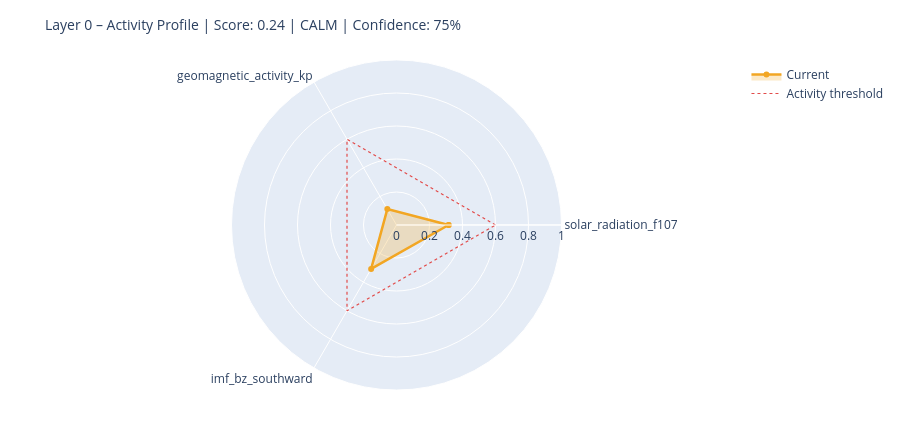

Write notebook code for a chart like this one.
### Markdown cell above
---
## 6. State Assessment & Handoff to Layer 1

### Code cell
# ============================================================
# STEP 1 – Collect raw values with source modes
# Mode: 'primary' | 'fallback_3h' | 'last_valid' | 'missing'
# ============================================================

def safe_last(df, col):
    if df is None or col not in df.columns: return None
    s = df[col].dropna()
    return float(s.iloc[-1]) if not s.empty else None

f107_now = safe_last(df_f107, 'f10.7')
bz_now   = safe_last(df_mag,  'bz_gsm')
kp_now   = safe_last(df_kp,   'kp')
sw_now   = safe_last(df_sw,   'speed')

source_modes = {
    'F10.7':    'primary'  if f107_now is not None else 'missing',
    'Kp':       'primary'  if kp_now   is not None else 'missing',
    'IMF_Bz':   'primary'  if bz_now   is not None else 'missing',
    'SW_speed': 'primary'  if sw_now   is not None else 'missing',
}

# Kp Fallback – 3h endpoint
if kp_now is None:
    try:
        r = requests.get(
            'https://services.swpc.noaa.gov/json/noaa-planetary-k-index.json',
            timeout=10)
        r.raise_for_status()
        fb = pd.DataFrame(r.json())
        tc = next((c for c in fb.columns if 'time' in c.lower()), fb.columns[0])
        kc = next((c for c in fb.columns if 'kp' in c.lower() and c != tc), None)
        if kc:
            fb[kc] = fb[kc].astype(str).str.extract(r'([0-9]+(?:\.[0-9]*)?)')[0]
            fb[kc] = pd.to_numeric(fb[kc], errors='coerce')
            fb = fb[fb[kc] >= 0].dropna(subset=[kc])
            if not fb.empty:
                kp_now = float(fb[kc].iloc[-1])
                source_modes['Kp'] = 'fallback_3h'
                print(f'  Kp fallback (3h): {kp_now:.1f}')
    except Exception as e:
        print(f'  Kp fallback failed: {e}')

# Solar Wind Fallback – last valid value
if sw_now is None and df_sw is not None and 'speed' in df_sw.columns:
    s = df_sw['speed'].dropna()
    if not s.empty:
        sw_now = float(s.iloc[-1])
        source_modes['SW_speed'] = 'last_valid'
        print(f'  SW fallback (last_valid): {sw_now:.0f} km/s')

print()
print('Source modes:', source_modes)

# ============================================================
# STEP 2 – Score from available components only
# ============================================================

def norm(v, lo, hi):
    if v is None: return None
    return max(0.0, min(1.0, (v - lo) / (hi - lo)))

COMPONENTS = {
    'solar_radiation_f107':    (f107_now, norm(f107_now, 60, 250)),
    'geomagnetic_activity_kp': (kp_now,   norm(kp_now,   0,   9)),
    'imf_bz_southward':        (bz_now,   norm(-(bz_now or 0) if bz_now else None, -5, 30)
                                           if bz_now is not None else None),
    'solar_wind_speed':        (sw_now,   norm(sw_now, 300, 800)),
}

available   = {k: v[1] for k, v in COMPONENTS.items() if v[1] is not None}
unavailable = [k for k, v in COMPONENTS.items() if v[1] is None]

layer0_score = round(sum(available.values()) / len(available), 4) if available else None
confidence   = round(len(available) / len(COMPONENTS), 2)

level = ('unknown'  if layer0_score is None
         else 'calm'     if layer0_score < 0.3
         else 'moderate' if layer0_score < 0.6
         else 'active')

# ============================================================
# STEP 3 – Dominant Driver
# ============================================================

def dominant_driver(kp, f107, bz, sw):
    candidates = []
    if kp   is not None and kp   >= 4:   candidates.append(('geomagnetic',    kp / 9))
    if sw   is not None and sw   >= 500:  candidates.append(('solar_wind',     sw / 800))
    if bz   is not None and bz   <= -5:   candidates.append(('imf_southward',  abs(bz) / 30))
    if f107 is not None and f107 >= 150:  candidates.append(('solar_radiation',f107 / 250))
    return max(candidates, key=lambda x: x[1])[0] if candidates else 'none'

driver = dominant_driver(kp_now, f107_now, bz_now, sw_now)

# ============================================================
# STEP 4 – Downstream expectations
# ============================================================

def downstream_expectation(driver, score, kp, bz, f107):
    exp = {
        'magnetosphere':        'calm',
        'ionosphere':           'calm',
        'schumann_resonance':   'unchanged',
        'lithosphere_currents': 'low',
    }
    if driver == 'geomagnetic' or (kp and kp >= 5):
        exp['magnetosphere']        = 'compressed / storm'
        exp['ionosphere']           = 'elevated disturbance (TEC variability)'
        exp['schumann_resonance']   = 'elevated amplitude possible'
        exp['lithosphere_currents'] = 'elevated induction currents'
    elif driver == 'imf_southward' or (bz and bz <= -5):
        exp['magnetosphere']        = 'energy coupling active'
        exp['ionosphere']           = 'elevated electron density possible'
        exp['schumann_resonance']   = 'slight modulation possible'
    elif driver == 'solar_radiation' or (f107 and f107 >= 150):
        exp['ionosphere']           = 'elevated ionization (F-layer)'
        exp['schumann_resonance']   = 'slightly elevated background activity'
    return exp

downstream = downstream_expectation(driver, layer0_score, kp_now, bz_now, f107_now)

# ============================================================
# CONSOLE OUTPUT
# ============================================================

W = 58
print('=' * W)
print('LAYER 0 – STATE ASSESSMENT')
print('=' * W)
for name, (raw_v, score_v) in COMPONENTS.items():
    if score_v is not None:
        bar = '█' * int(score_v * 20) + '░' * (20 - int(score_v * 20))
        print(f'  {name:<35}  {bar}  {score_v:.2f}')
    else:
        print(f'  {name:<35}  {"─" * 20}  n/a')
print('-' * W)
print(f'  Score ({len(available)}/{len(COMPONENTS)} components):  {layer0_score:.3f}')
print(f'  Confidence:         {confidence:.0%}')
print(f'  Level:              {level.upper()}')
print(f'  Dominant Driver:    {driver}')

# Radar chart
cats = list(available.keys())
vals = list(available.values())
if len(cats) >= 3:
    fig = go.Figure()
    fig.add_trace(go.Scatterpolar(
        r=vals + [vals[0]], theta=cats + [cats[0]],
        fill='toself', fillcolor='rgba(242,166,35,0.25)',
        line=dict(color='#F2A623', width=2.5), name='Current'
    ))
    fig.add_trace(go.Scatterpolar(
        r=[0.6] * (len(cats) + 1), theta=cats + [cats[0]],
        line=dict(color='#E24B4A', dash='dot', width=1.2),
        mode='lines', name='Activity threshold'
    ))
    fig.update_layout(
        title=dict(text=f'Layer 0 – Activity Profile | Score: {layer0_score:.2f} | {level.upper()} | Confidence: {confidence:.0%}',
                   font=dict(size=14)),
        polar=dict(radialaxis=dict(visible=True, range=[0, 1])),
        height=430, showlegend=True,
        margin=dict(l=60, r=60, t=60, b=40)
    )
    fig.show()

### Figure 1 — Plotly figure (JSON) as saved in the notebook; plotly's stock layout.template omitted (floating-point values rounded to 4 significant figures)
{"data": [{"fill": "toself", "fillcolor": "rgba(242,166,35,0.25)", "line": {"color": "#F2A623", "width": 2.5}, "name": "Current", "r": [0.3158, 0.1111, 0.3074, 0.3158], "theta": ["solar_radiation_f107", "geomagnetic_activity_kp", "imf_bz_southward", "solar_radiation_f107"], "type": "scatterpolar"}, {"line": {"color": "#E24B4A", "dash": "dot", "width": 1.2}, "mode": "lines", "name": "Activity threshold", "r": [0.6, 0.6, 0.6, 0.6], "theta": ["solar_radiation_f107", "geomagnetic_activity_kp", "imf_bz_southward", "solar_radiation_f107"], "type": "scatterpolar"}], "layout": {"height": 430, "margin": {"b": 40, "l": 60, "r": 60, "t": 60}, "polar": {"radialaxis": {"range": [0, 1], "visible": true}}, "showlegend": true, "title": {"font": {"size": 14}, "text": "Layer 0 – Activity Profile | Score: 0.24 | CALM | Confidence: 75%"}}}
